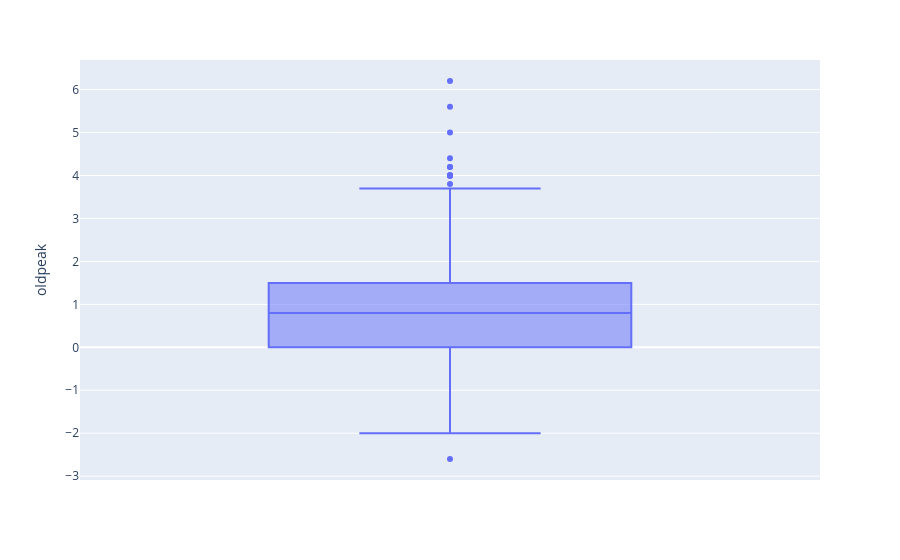
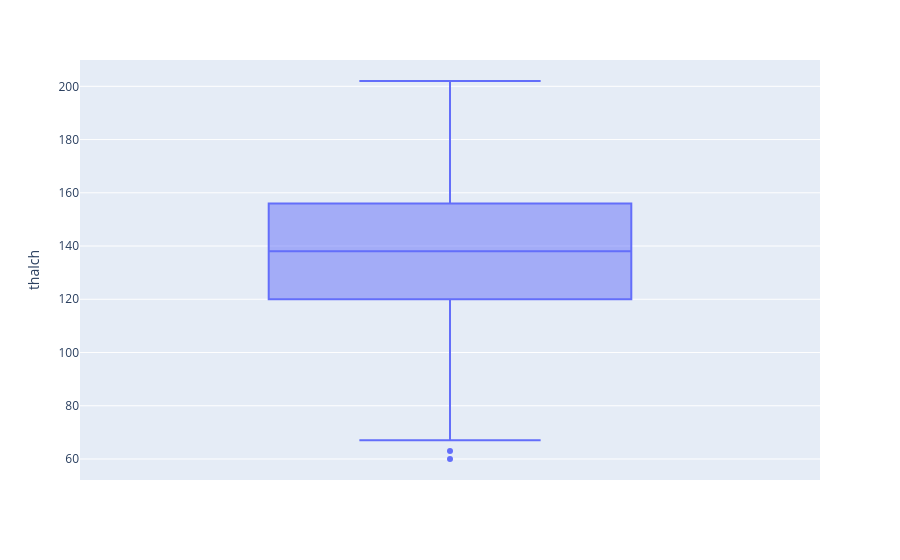
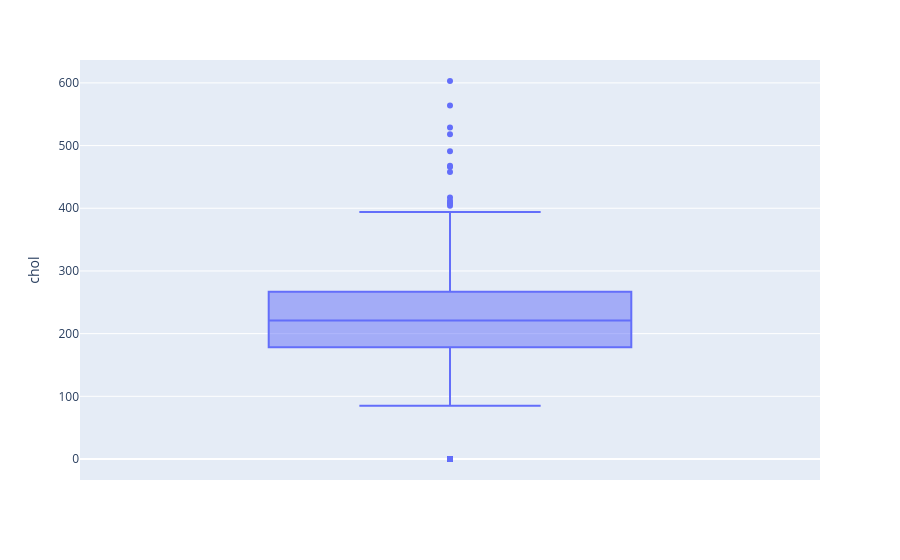
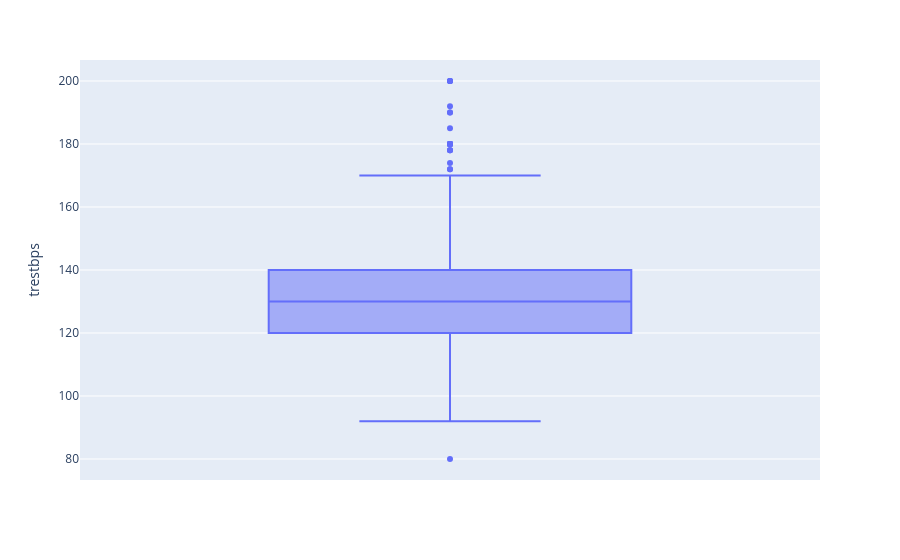

The notebook cell saved with these charts, in order:
### Code cell
# make box plot of all the numeric columns using for loop and plotly 

for i in numeric_cols:
    fig = px.box(data_frame = df, y = i)
    fig.show()

### Figure 1 — Plotly figure (JSON) as saved in the notebook; plotly's stock layout.template omitted (floating-point values rounded to 4 significant figures; data arrays with more than 128 entries replaced by an {"elided": "..."} marker saying what was removed)
{"data": [{"alignmentgroup": "True", "hovertemplate": "oldpeak=%{y}<extra></extra>", "legendgroup": "", "marker": {"color": "#636efa"}, "name": "", "notched": false, "offsetgroup": "", "orientation": "v", "showlegend": false, "type": "box", "x0": " ", "xaxis": "x", "y": {"elided": "919 float values"}, "y0": " ", "yaxis": "y"}], "layout": {"autosize": true, "boxmode": "group", "legend": {"tracegroupgap": 0}, "margin": {"t": 60}, "xaxis": {"anchor": "y", "autorange": true, "domain": [0, 1], "range": [-0.5, 0.5], "type": "category"}, "yaxis": {"anchor": "x", "autorange": true, "domain": [0, 1], "range": [-3.089, 6.689], "title": {"text": "oldpeak"}, "type": "linear"}}}

### Figure 2 — Plotly figure (JSON) as saved in the notebook; plotly's stock layout.template omitted (floating-point values rounded to 4 significant figures; data arrays with more than 128 entries replaced by an {"elided": "..."} marker saying what was removed)
{"data": [{"alignmentgroup": "True", "hovertemplate": "thalch=%{y}<extra></extra>", "legendgroup": "", "marker": {"color": "#636efa"}, "name": "", "notched": false, "offsetgroup": "", "orientation": "v", "showlegend": false, "type": "box", "x0": " ", "xaxis": "x", "y": {"elided": "919 float values"}, "y0": " ", "yaxis": "y"}], "layout": {"autosize": true, "boxmode": "group", "legend": {"tracegroupgap": 0}, "margin": {"t": 60}, "xaxis": {"anchor": "y", "autorange": true, "domain": [0, 1], "range": [-0.5, 0.5], "type": "category"}, "yaxis": {"anchor": "x", "autorange": true, "domain": [0, 1], "range": [52.11, 209.9], "title": {"text": "thalch"}, "type": "linear"}}}

### Figure 3 — Plotly figure (JSON) as saved in the notebook; plotly's stock layout.template omitted (floating-point values rounded to 4 significant figures; data arrays with more than 128 entries replaced by an {"elided": "..."} marker saying what was removed)
{"data": [{"alignmentgroup": "True", "hovertemplate": "chol=%{y}<extra></extra>", "legendgroup": "", "marker": {"color": "#636efa"}, "name": "", "notched": false, "offsetgroup": "", "orientation": "v", "showlegend": false, "type": "box", "x0": " ", "xaxis": "x", "y": {"elided": "919 float values"}, "y0": " ", "yaxis": "y"}], "layout": {"autosize": true, "boxmode": "group", "legend": {"tracegroupgap": 0}, "margin": {"t": 60}, "xaxis": {"anchor": "y", "autorange": true, "domain": [0, 1], "range": [-0.5, 0.5], "type": "category"}, "yaxis": {"anchor": "x", "autorange": true, "domain": [0, 1], "range": [-33.5, 636.5], "title": {"text": "chol"}, "type": "linear"}}}

### Figure 4 — Plotly figure (JSON) as saved in the notebook; plotly's stock layout.template omitted (floating-point values rounded to 4 significant figures; data arrays with more than 128 entries replaced by an {"elided": "..."} marker saying what was removed)
{"data": [{"alignmentgroup": "True", "hovertemplate": "trestbps=%{y}<extra></extra>", "legendgroup": "", "marker": {"color": "#636efa"}, "name": "", "notched": false, "offsetgroup": "", "orientation": "v", "showlegend": false, "type": "box", "x0": " ", "xaxis": "x", "y": {"elided": "919 float values"}, "y0": " ", "yaxis": "y"}], "layout": {"autosize": true, "boxmode": "group", "legend": {"tracegroupgap": 0}, "margin": {"t": 60}, "xaxis": {"anchor": "y", "autorange": true, "domain": [0, 1], "range": [-0.5, 0.5], "type": "category"}, "yaxis": {"anchor": "x", "autorange": true, "domain": [0, 1], "range": [73.33, 206.7], "title": {"text": "trestbps"}, "type": "linear"}}}
